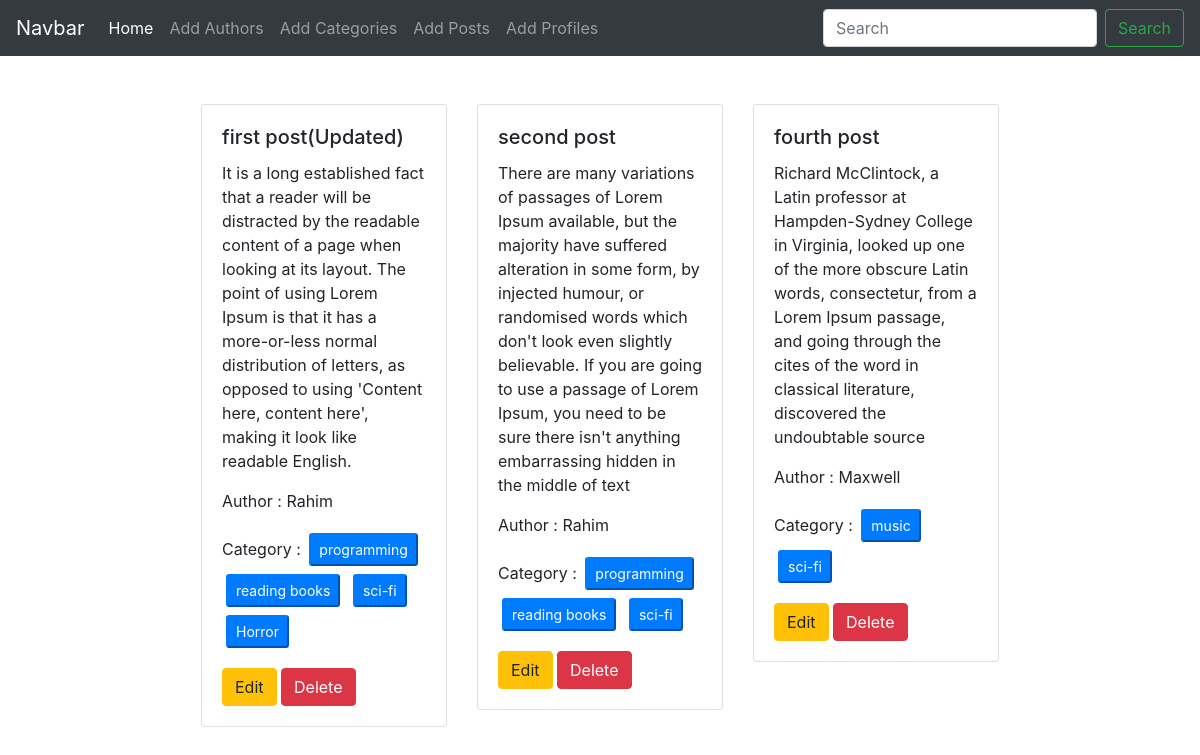
The page / on the database its author committed.
### Posts/models.py (models this page shows)
class Post(models.Model):
    title = models.CharField(max_length=100)
    content = models.TextField()
    category = models.ManyToManyField(Category)
    author = models.ForeignKey(Author, on_delete=models.CASCADE)
    def __str__(self):
        return f'{self.author.name} - {self.title}'

### Author/models.py (models this page shows, shortened)
class Author(models.Model):
    name = models.CharField(max_length=50)
    bio = models.TextField()
    phone_number = models.CharField(max_length=11)

### Categories/models.py (models this page shows, shortened)
class Category(models.Model):
    name = models.CharField(max_length=100)

### Blog_project/views.py (the view)
# urls.py: 2. Add a URL to urlpatterns:  path('', views.home, name='home')
def home(request):
    data = Post.objects.all()
    print(data)
    return render(request, 'home.html', {'data': data})

### templates/home.html
{% extends "base.html" %}
{% block content  %}
<div class="d-flex flex-wrap justify-content-center px-5 pt-5">
    {% for post in data %}
    <div class="col-sm-3">
        <div class="card ">
          <div class="card-body">
            <h5 class="card-title">{{post.title}}</h5>
            <p class="card-text">{{post.content}}</p>
            <p>Author : {{post.author.name}}</p>
            <p>Category :
              {% for item in post.category.all %}
              <button class="btn-primary btn-sm m-1 px-2" disabled>{{item.name}}</button>
              {% endfor %}
            </p>
            <a href="{% url 'edit_post' post.id %}" class="btn btn-warning">Edit</a>
            <a href="{% url 'delete_post' post.id %}" class="btn btn-danger">Delete</a>
          </div>
        </div>
    </div>
    {% endfor %}
</div>
{% endblock  %}

### templates/base.html (shortened to what this page needs)
<!doctype html>
<html lang="en">
  <head>
    <link rel="stylesheet" href="https://cdn.jsdelivr.net/npm/bootstrap@4.4.1/dist/css/bootstrap.min.css">
  </head>
  <body>
    <nav class="navbar navbar-expand-lg navbar-dark bg-dark">
        <a class="navbar-brand" href="#">Navbar</a>
        <div class="collapse navbar-collapse" id="navbarSupportedContent">
          <ul class="navbar-nav mr-auto">
            <li class="nav-item active">
              <a class="nav-link" href="{% url 'homepage' %}">Home <span class="sr-only">(current)</span></a>
            </li>
            <li class="nav-item">
              <a class="nav-link" href="{% url 'add_authors' %}">Add Authors</a>
            </li>
            <li class="nav-item">
              <a class="nav-link" href="{% url 'add_category' %}">Add Categories</a>
            </li>
            <li class="nav-item">
              <a class="nav-link" href="{% url 'add_posts' %}">Add Posts</a>
            </li>
            <li class="nav-item">
              <a class="nav-link" href="{% url 'add_profiles' %}">Add Profiles</a>
            </li>
          </ul>
          <form class="form-inline my-2 my-lg-0">
            <input class="form-control mr-sm-2" type="search" placeholder="Search" aria-label="Search">
            <button class="btn btn-outline-success my-2 my-sm-0" type="submit">Search</button>
          </form>
        </div>
    </nav>
    {% block content %}
    {% endblock %}
  </body>
</html>

### rows shown on the page
Post: title "first post(Updated)", content "It is a long established fact that a reader will be distracted by the readable content of a page when looking at its layout. The point of using Lorem Ipsum is that it has a more-or-less normal distribution of letters, as opposed to using 'Content here, content here', making it look like readable English.", author.name "Rahim"
Category: name "programming"
Category: name "reading books"
Category: name "sci-fi"
Category: name "Horror"
Post: title "second post", content "There are many variations of passages of Lorem Ipsum available, but the majority have suffered alteration in some form, by injected humour, or randomised words which don't look even slightly believable. If you are going to use a passage of Lorem Ipsum, you need to be sure there isn't anything embarrassing hidden in the middle of text", author.name "Rahim"
Post: title "fourth post", content "Richard McClintock, a Latin professor at Hampden-Sydney College in Virginia, looked up one of the more obscure Latin words, consectetur, from a Lorem Ipsum passage, and going through the cites of the word in classical literature, discovered the undoubtable source", author.name "Maxwell"
Category: name "music"
